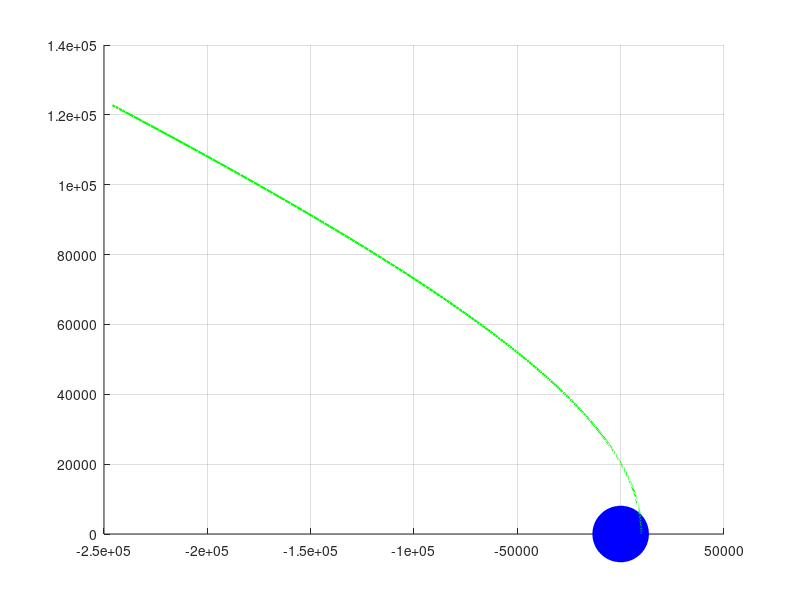

Write MATLAB code to recreate this figure.
[~, pv] = ode45(@(~, pv) [pv(4:6); -398600/(norm(pv(1:3)))^3.*pv(1:3)],...
    [0 1e5], [10000 0 500 0 9 0]', odeset('RelTol', 1e-8));
%   [time ]  [initial pos, vel ] in km and km/s
hold on, grid on
plot3(0,0,0, 'bo', 'MarkerFaceColor', 'b', 'MarkerSize', 40)
plot3(pv(:,1), pv(:,2), pv(:,3), 'g', 'LineWidth', 1.5);